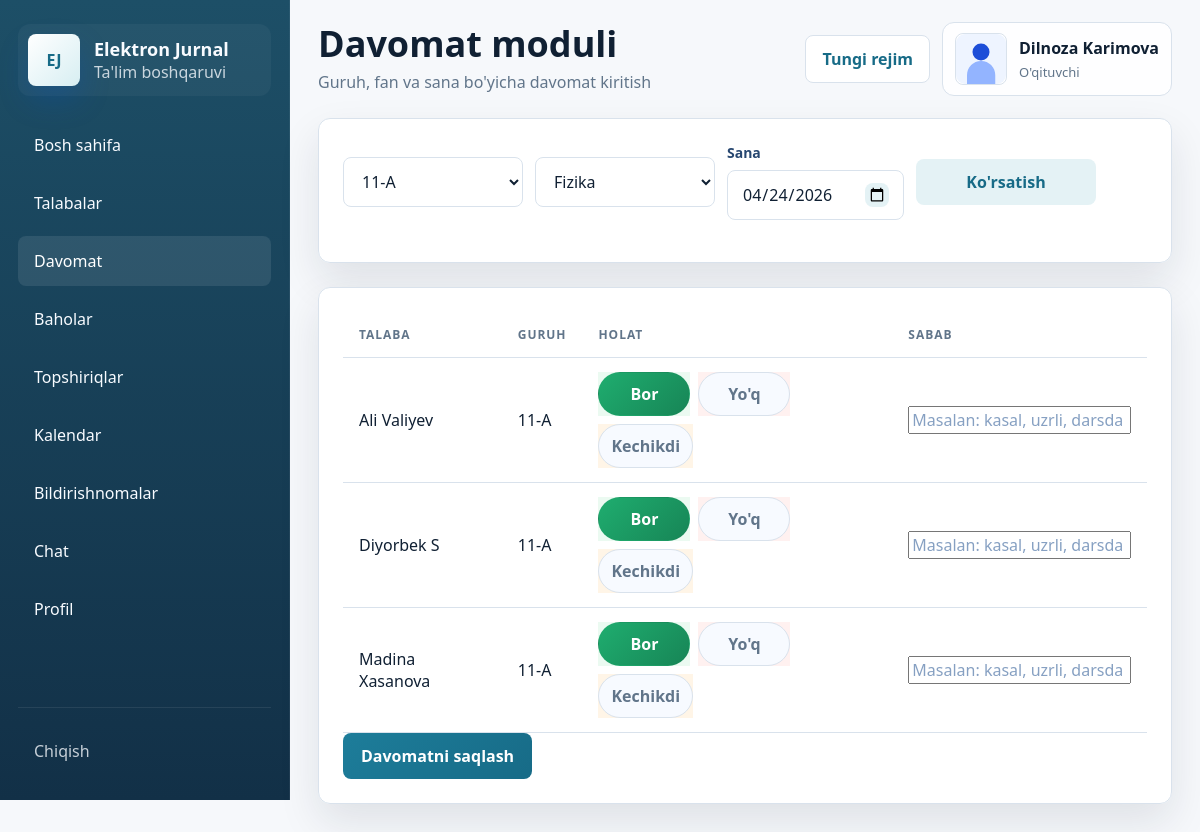
Screenshot of /attendance (signed in) with the database file from the repository.
### models.py (models this page shows, shortened)
class TimestampMixin:
    created_at = db.Column(db.DateTime, default=datetime.utcnow, nullable=False)

class User(UserMixin, TimestampMixin, db.Model):
    __tablename__ = "users"
    id = db.Column(db.Integer, primary_key=True)
    full_name = db.Column(db.String(150), nullable=False)
    username = db.Column(db.String(80), unique=True, nullable=False, index=True)
    password_hash = db.Column(db.String(255), nullable=False)
    role = db.Column(db.String(20), nullable=False, index=True)
    phone = db.Column(db.String(30))
    email = db.Column(db.String(120))
    image_path = db.Column(db.String(255))
    is_active = db.Column(db.Boolean, default=True, nullable=False)
    can_change_credentials = db.Column(db.Boolean, default=True, nullable=False)
    taught_subjects = db.relationship("Subject", back_populates="teacher", lazy="dynamic")
    student_group = db.relationship("StudentGroup", back_populates="student", uselist=False, cascade="all, delete-orphan")
    attendance_records = db.relationship("Attendance", back_populates="student", lazy="dynamic", foreign_keys="Attendance.student_id")
    grade_records = db.relationship("Grade", back_populates="student", lazy="dynamic", foreign_keys="Grade.student_id")
    grades_given = db.relationship("Grade", back_populates="teacher", lazy="dynamic", foreign_keys="Grade.teacher_id")
    assignments_created = db.relationship("Assignment", back_populates="teacher", lazy="dynamic", foreign_keys="Assignment.teacher_id")
    activities = db.relationship("ActivityLog", back_populates="user", lazy="dynamic")
    notifications = db.relationship("Notification", back_populates="user", lazy="dynamic", cascade="all, delete-orphan")
    chat_messages = db.relationship(
        "ChatMessage",
        back_populates="sender",
        lazy="dynamic",
        cascade="all, delete-orphan",
        foreign_keys="ChatMessage.sender_id",
    )
    assignment_submissions = db.relationship("AssignmentSubmission", back_populates="student", lazy="dynamic", cascade="all, delete-orphan")
    @property
    def group(self):
        return self.student_group.group if self.student_group else None

class Group(TimestampMixin, db.Model):
    __tablename__ = "groups"
    id = db.Column(db.Integer, primary_key=True)
    name = db.Column(db.String(80), unique=True, nullable=False)
    student_links = db.relationship("StudentGroup", back_populates="group", cascade="all, delete-orphan")
    subject_links = db.relationship("SubjectGroup", back_populates="group", cascade="all, delete-orphan")
    attendance_records = db.relationship("Attendance", back_populates="group", lazy="dynamic")
    assignments = db.relationship("Assignment", back_populates="group", lazy="dynamic")

### app.py (the view, shortened to what this page needs)
@app.route("/attendance", methods=["GET", "POST"])
@login_required
@role_required("admin", "teacher")
def attendance_page():
    groups = available_groups_for_user()
    subjects = available_subjects_for_user()
    selected_group_id = request.values.get("group_id", type=int) or (groups[0].id if groups else None)
    selected_subject_id = request.values.get("subject_id", type=int) or (subjects[0].id if subjects else None)
    selected_date = request.values.get("date") or date.today().isoformat()
    students = []
    existing = {}
    if selected_group_id:
        students = (
            User.query.join(StudentGroup)
            .filter(User.role == "student", StudentGroup.group_id == selected_group_id)
            .order_by(User.full_name)
            .all()
        )
    selected_date_value = parse_iso_date(selected_date) if selected_date else date.today()
    if selected_date_value and students and selected_subject_id:
        attendance_items = Attendance.query.filter_by(group_id=selected_group_id, subject_id=selected_subject_id, date=selected_date_value).all()
        existing = {item.student_id: item for item in attendance_items}
    return render_template(
        "attendance/index.html",
        groups=groups,
        subjects=subjects,
        students=students,
        existing=existing,
        selected_group_id=selected_group_id,
        selected_subject_id=selected_subject_id,
        selected_date=selected_date,
    )

### app.py (called while the page is built)
@login_manager.user_loader
def load_user(user_id: str):
    return db.session.get(User, int(user_id))

def role_required(*roles):
    def decorator(view_func):
        @wraps(view_func)
        def wrapped(*args, **kwargs):
            if not current_user.is_authenticated:
                return login_manager.unauthorized()
            if current_user.role not in roles:
                abort(403)
            return view_func(*args, **kwargs)
        return wrapped
    return decorator

def avatar_url(user: User) -> str:
    if user.image_path:
        return url_for("static", filename=f"uploads/{user.image_path}")
    return url_for("static", filename="uploads/default-avatar.svg")

def parse_iso_date(value: str | None, field_label: str = "Sana") -> date | None:
    try:
        return datetime.strptime(value or "", "%Y-%m-%d").date()
    except ValueError:
        flash(f"{field_label} noto'g'ri formatda kiritilgan.", "error")
        return None

def get_teacher_groups(teacher: User):
    group_ids = sorted({link.group_id for subject in teacher.taught_subjects for link in subject.group_links})
    if not group_ids:
        return []
    return Group.query.filter(Group.id.in_(group_ids)).order_by(Group.name).all()

def get_visible_subjects_for_teacher(teacher: User):
    return teacher.taught_subjects.order_by(Subject.name).all()

def available_groups_for_user():
    if current_user.role == "admin":
        return Group.query.order_by(Group.name).all()
    return get_teacher_groups(current_user)

def available_subjects_for_user():
    if current_user.role == "admin":
        return Subject.query.order_by(Subject.name).all()
    return get_visible_subjects_for_teacher(current_user)

### templates/attendance/index.html (shortened to what this page needs)
{% extends "base.html" %}
{% block page_title %}Davomat moduli{% endblock %}
{% block page_subtitle %}Guruh, fan va sana bo'yicha davomat kiritish{% endblock %}
{% block content %}
  <section class="panel-card">
    <form method="get" class="toolbar">
      <select name="group_id">
        {% for group in groups %}
          <option value="{{ group.id }}" {% if selected_group_id == group.id %}selected{% endif %}>{{ group.name }}</option>
        {% endfor %}
      </select>
      <select name="subject_id">
        {% for subject in subjects %}
          <option value="{{ subject.id }}" {% if selected_subject_id == subject.id %}selected{% endif %}>{{ subject.name }}</option>
        {% endfor %}
      </select>
      <div class="form-field compact-field">
        <span>Sana</span>
        <input type="date" name="date" value="{{ selected_date }}">
      </div>
      <button class="btn btn-secondary" type="submit">Ko'rsatish</button>
    </form>
  </section>
  <section class="panel-card">
    <form method="post">
      <div class="table-wrap">
        <table class="table">
          <thead>
            <tr>
              <th>Talaba</th>
              <th>Guruh</th>
              <th>Holat</th>
              <th>Sabab</th>
            </tr>
          </thead>
          <tbody>
            {% for student in students %}
              {% set current = existing.get(student.id) %}
              <tr>
                <td data-label="Talaba">{{ student.full_name }}</td>
                <td data-label="Guruh">{{ student.group.name if student.group else '-' }}</td>
                <td data-label="Holat">
                  <div class="status-toggle">
                    {% for status, label in status_options %}
                      <label class="status-choice status-{{ status }}">
                        <span>{{ label }}</span>
                      </label>
                    {% endfor %}
                  </div>
                </td>
                <td data-label="Sabab">
                  <input type="text" name="reason_{{ student.id }}" value="{{ current.reason if current and current.reason else '' }}" placeholder="Masalan: kasal, uzrli, darsda faol">
                </td>
              </tr>
            {% else %}
              <tr><td colspan="4">Talabalar topilmadi.</td></tr>
            {% endfor %}
          </tbody>
        </table>
      </div>
      {% if students %}
        <div class="form-actions">
          <button class="btn btn-primary" type="submit">Davomatni saqlash</button>
        </div>
      {% endif %}
    </form>
  </section>
{% endblock %}

### templates/base.html (shortened to what this page needs)
<!DOCTYPE html>
<html lang="uz">
<head>
  <link rel="stylesheet" href="{{ url_for('static', filename='css/style.css') }}">
</head>
<body>
  {% if current_user.is_authenticated %}
    <div class="app-shell">
      <aside class="sidebar" id="sidebar">
        <a class="brand" href="{{ url_for('dashboard_router') }}">
          <div class="brand-logo">EJ</div>
          <div>
            <strong>Elektron Jurnal</strong>
            <span>Ta'lim boshqaruvi</span>
          </div>
        </a>
        <nav class="sidebar-nav">
          {% for endpoint, label in nav_items %}
            <a href="{{ url_for(endpoint) }}" class="{% if request.endpoint == endpoint %}active{% endif %}">
              <span>{{ label }}</span>
            </a>
          {% endfor %}
        </nav>
        <div class="sidebar-footer">
          <a href="{{ url_for('logout') }}" class="logout-link">Chiqish</a>
        </div>
      </aside>
      <div class="main-area">
        <header class="topbar">
          <div class="topbar-title">
            <h1>{% block page_title %}Elektron Jurnal Tizimi{% endblock %}</h1>
            <p>{% block page_subtitle %}Akademik boshqaruv paneli{% endblock %}</p>
          </div>
          <div class="topbar-actions">
            <button class="theme-toggle" type="button" data-theme-toggle>Rejim</button>
            <div class="topbar-user">
              <img src="{{ avatar_url(current_user) }}" alt="Avatar" class="avatar">
              <div>
                <strong>{{ current_user.full_name }}</strong>
                <span>{{ role_labels.get(current_user.role, current_user.role) }}</span>
              </div>
            </div>
          </div>
        </header>
        <main class="page-content">
          {% block content %}{% endblock %}
        </main>
      </div>
    </div>
  {% endif %}
</body>
</html>

### rows the page displays
User: full_name "Dilnoza Karimova", get "O'qituvchi"
User: full_name "Ali Valiyev", group "11-A", status_options "Bor" "Yo'q" "Kechikdi"
User: full_name "Diyorbek S", group "11-A", status_options "Bor" "Yo'q" "Kechikdi"
User: full_name "Madina Xasanova", group "11-A", status_options "Bor" "Yo'q" "Kechikdi"

### other values shown
{{ label }} "Bosh sahifa" "Talabalar" "Davomat" "Baholar" "Topshiriqlar" "Kalendar" "Bildirishnomalar" "Chat" "Profil"
form field group_id "11-A"
form field subject_id "Fizika"
